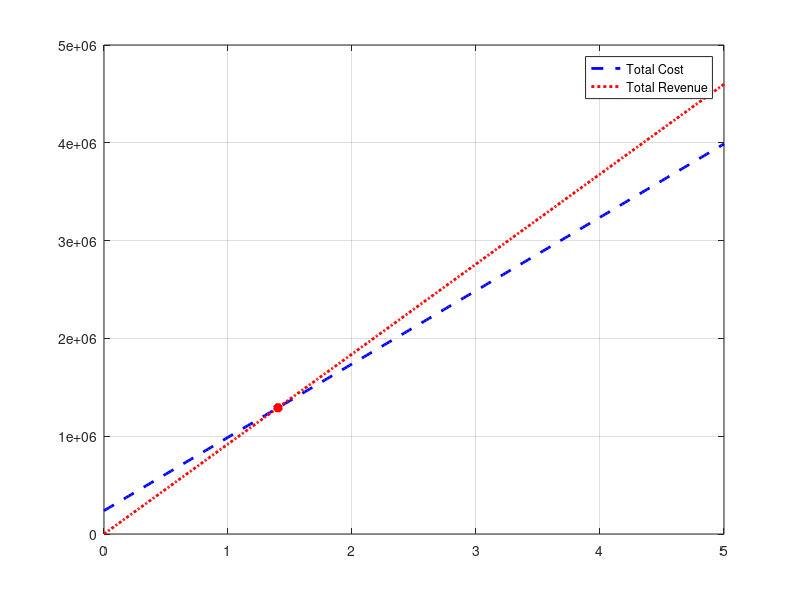

Write MATLAB code to recreate this figure.
clear; clc; close all;
mat = {'Concrete',16,30,96000,900,5,5; 'Wood',23,53,115000,800,12,11;...
    'Adobe',18 ,42,68000,600,6,5};
choice = menu("Pick the type of material to use",  mat{1:end,1});
total_sqft = 3000;
total_cubeft = mat{choice,2}/12 * total_sqft;
total_mat_cost = (total_cubeft * mat{choice, 3} )+ mat{choice, 4};
total_labor_cost = mat{choice, 5} * mat{choice, 6} * mat{choice, 7};
total_fixed_cost = total_labor_cost + total_mat_cost;

prompt = {'Energy cost [$/week]',...
'Labor cost [$/week]', ...
'Maintenance cost [$/week]',...
'Landfill cost [$/week]',...
'Number of weeks per year the zoo will operate',...
'Number of years the analysis should include'};
dlgtitle = "Operational Costs";
definput = {'5000','4000','3000','3000','50','5'};
dims = [1 35];
cost_entry = inputdlg(prompt,dlgtitle,dims, definput);
cost_entry = str2double(cost_entry);
t_c_per_week = cost_entry(1) + cost_entry(2) + cost_entry(3) + cost_entry(4);
months = (0:1:(cost_entry(5) * cost_entry(6)));
 

prompt = {'Price of admission per person [$/person]', ...
    'Number of people per week that will visit the zoo' ,...
    'Expected donations per week [$/week]'};
dlgtitle = "Revenue";
definput = {'2','9000','400'};
revenue_entry = inputdlg(prompt,dlgtitle,dims,definput);

revenue_entry = str2double(revenue_entry);

t_r_per_week = revenue_entry(1) * revenue_entry(2) + revenue_entry(3);

cost_per = total_fixed_cost + (t_c_per_week .* months);
revenue_per = (t_r_per_week .* months);
 
months = months/(cost_entry(5));
even_point = (total_fixed_cost / (t_r_per_week - t_c_per_week))/(cost_entry(5));
s = (total_fixed_cost + (t_c_per_week  *(even_point* cost_entry(5))));

fprintf("Material: %s \n",mat{choice,1} );
fprintf("\t\tOperating %.0f weeks per year will generate per year:\n",cost_entry(5) )
fprintf("\t\t\t\tRevenue:\t$%.2f\n", (t_r_per_week * cost_entry(5)) );
fprintf("\t\t\t\tCost:\t\t$%.2f\n", (t_c_per_week * cost_entry(5)));
fprintf("\t\tThe breakeven time is %.2f months\n",(even_point * cost_entry(5)) )
fprintf("\t\tThe total profit after %.0f years is $%.2e.\n",cost_entry(6) , (revenue_per(end) - cost_per(end)) );


plot(months, cost_per,'--b', 'LineWidth' , 2);
hold on;
plot(months, revenue_per, ':r', 'LineWidth' , 2);
% month = fixed cost / (revenue per week - cost per week)
plot(even_point,s, '*r' , 'LineWidth' , 4 );
legend('Total Cost','Total Revenue','Location', 'Best');
grid on;
%look at total cost at 7 months and sbtract it from profit and use value as onetime donation ammount 





































